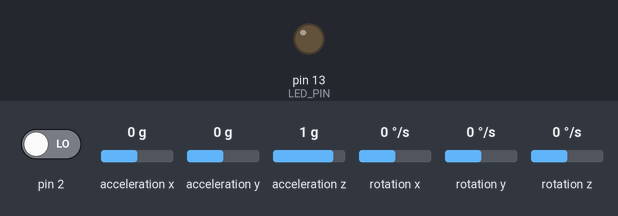
The sketch below on a simulated Arduino Uno, built with avr-gcc and run on an emulated ATmega328P. Shown: output pins drawn as LEDs (lit = HIGH). Dashed ring = blinking. The test bench sets the inputs (shaded band); at power-on: acceleration x 0 g, acceleration y 0 g, acceleration z 1 g, pin 2 LOW, rotation x 0 °/s, rotation y 0 °/s, rotation z 0 °/s. The sensor or clock chip raises its interrupt line as the real part does; what the sketch prints to the serial monitor is not drawn.

Above: at 0.1 s.
At 1.76 s:
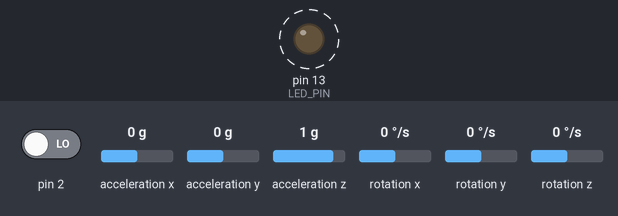
1.8 s: acceleration x set to -1.4 g
4.8 s: acceleration y set to -1.4 g
7.8 s: acceleration z set to 1.4 g
Timing chart, 0 to 16.8 s (numbered marks = the images above; inputs shaded):
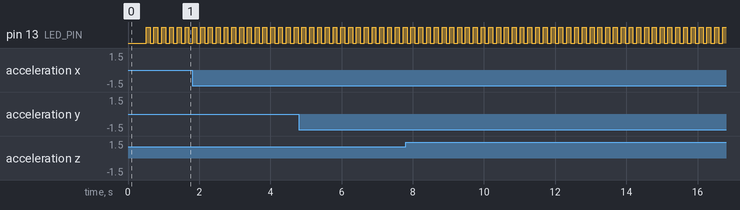

The sketch:

router_COM16.ino
```cpp
// ROUTER - sends pitch and roll

// I2Cdev and MPU6050 must be installed as libraries, or else the .cpp/.h files
// for both classes must be in the include path of your project
#include "I2Cdev.h"
#include "MPU6050_6Axis_MotionApps20.h"

// Arduino Wire library is required if I2Cdev I2CDEV_ARDUINO_WIRE implementation
// is used in I2Cdev.h
#if I2CDEV_IMPLEMENTATION == I2CDEV_ARDUINO_WIRE
    #include "Wire.h"
#endif

MPU6050 mpu;


#define LED_PIN 13 // (Arduino is 13, Teensy is 11, Teensy++ is 6)
bool blinkState = false;

// MPU control/status vars
bool dmpReady = false;  // set true if DMP init was successful
uint8_t mpuIntStatus;   // holds actual interrupt status byte from MPU
uint8_t devStatus;      // return status after each device operation (0 = success, !0 = error)
uint16_t packetSize;    // expected DMP packet size (default is 42 bytes)
uint16_t fifoCount;     // count of all bytes currently in FIFO
uint8_t fifoBuffer[64]; // FIFO storage buffer

// orientation/motion vars
Quaternion q;           // [w, x, y, z]         quaternion container
VectorFloat gravity;    // [x, y, z]            gravity vector
float ypr[3];           // [yaw, pitch, roll]   yaw/pitch/roll container and gravity vector


// ================================================================
// ===               INTERRUPT DETECTION ROUTINE                ===
// ================================================================

volatile bool mpuInterrupt = false;     // indicates whether MPU interrupt pin has gone high
void dmpDataReady() {
    mpuInterrupt = true;
}


// ================================================================
// ===                      INITIAL SETUP                       ===
// ================================================================

void setup() {
    // join I2C bus (I2Cdev library doesn't do this automatically)
    #if I2CDEV_IMPLEMENTATION == I2CDEV_ARDUINO_WIRE
        Wire.begin();
        TWBR = 24; // 400kHz I2C clock (200kHz if CPU is 8MHz)
    #elif I2CDEV_IMPLEMENTATION == I2CDEV_BUILTIN_FASTWIRE
        Fastwire::setup(400, true);
    #endif

    // initialize serial communication
    Serial.begin(9600);
    while (!Serial); // wait for Leonardo enumeration, others continue immediately

    // NOTE: 8MHz or slower host processors, like the Teensy @ 3.3v or Ardunio
    // Pro Mini running at 3.3v, cannot handle this baud rate reliably due to
    // the baud timing being too misaligned with processor ticks. You must use
    // 38400 or slower in these cases, or use some kind of external separate
    // crystal solution for the UART timer.

    // initialize device
    mpu.initialize();

    // wait for ready
    // load and configure the DMP
    devStatus = mpu.dmpInitialize();

    // supply your own gyro offsets here, scaled for min sensitivity
    mpu.setXGyroOffset(105);
    mpu.setYGyroOffset(76);
    mpu.setZGyroOffset(-85);
    mpu.setZAccelOffset(1788); // 1688 factory default for my test chip

    // make sure it worked (returns 0 if so)
    if (devStatus == 0) {
        // turn on the DMP, now that it's ready
        mpu.setDMPEnabled(true);

        // enable Arduino interrupt detection
        attachInterrupt(0, dmpDataReady, RISING);
        mpuIntStatus = mpu.getIntStatus();

        // set our DMP Ready flag so the main loop() function knows it's okay to use it
        dmpReady = true;

        // get expected DMP packet size for later comparison
        packetSize = mpu.dmpGetFIFOPacketSize();
    }


    // configure LED for output
    pinMode(LED_PIN, OUTPUT);
}


// ================================================================
// ===                    MAIN PROGRAM LOOP                     ===
// ================================================================


int initialLoopEnded = false;
int prevYaw;


void loop() {
    // if programming failed, don't try to do anything
    if (!dmpReady) return;

    // wait for MPU interrupt or extra packet(s) available

    mpuInterrupt = false;
    mpuIntStatus = mpu.getIntStatus();

    // get current FIFO count
    fifoCount = mpu.getFIFOCount();

    if ((mpuIntStatus & 0x10) || fifoCount == 1024) {
        // reset so we can continue cleanly
        mpu.resetFIFO();

    }
    else if (mpuIntStatus & 0x02)
    {
        // wait for correct available data length, should be a VERY short wait
        while (fifoCount < packetSize) fifoCount = mpu.getFIFOCount();

        // read a packet from FIFO
        mpu.getFIFOBytes(fifoBuffer, packetSize);

        // track FIFO count here in case there is > 1 packet available
        // (this lets us immediately read more without waiting for an interrupt)
        fifoCount -= packetSize;


        mpu.dmpGetQuaternion(&q, fifoBuffer);
        mpu.dmpGetGravity(&gravity, &q);
        mpu.dmpGetYawPitchRoll(ypr, &q, &gravity);


        int yaw = ypr[0] * 180/M_PI;
        int pitch = ypr[1] * 180/M_PI;
        int roll = ypr[2] * 180/M_PI;


        if(!initialLoopEnded)
          prevYaw = yaw;

        if(yaw < 0)
          yaw *= -1;
        if(prevYaw < 0)
          prevYaw *= -1;


        //Serial.print("ypr\t");
        //Serial.print(yaw);
        //Serial.print("\t");
        //Serial.print(pitch);
        //Serial.print("\t");
       /*
            Serial.print("ypr\t");
            Serial.print(yaw);
            Serial.print("\t");
            Serial.print(pitch);
            Serial.print("\t");
            Serial.println(roll);
      */
        if(pitch > -30 && pitch< 30 && roll < 30 && roll > -30 && (yaw-prevYaw) > 50)
        {
          Serial.print('a');
        }
        else if(pitch > -30 && pitch< 30 && roll < 30 && roll > -30 && (yaw-prevYaw) < -50)
        {
          Serial.print('s');
        }


        else if(roll > 50)
          Serial.print('F');

        else if(roll < -50)
          Serial.print('B');


        else if(pitch > 50)
          Serial.print('L');


        else if(pitch< -50)
          Serial.print('R');

        else
          Serial.print('S');


        initialLoopEnded = true;
        prevYaw = yaw;
        //Serial.println();
        // blink LED to indicate activity
        blinkState = !blinkState;
        digitalWrite(LED_PIN, blinkState);

        delay(100);
    }
}
```

Measured:
- by itself, pin 13 (LED_PIN): alternates HIGH for 0.11 s and LOW for 0.11 s
